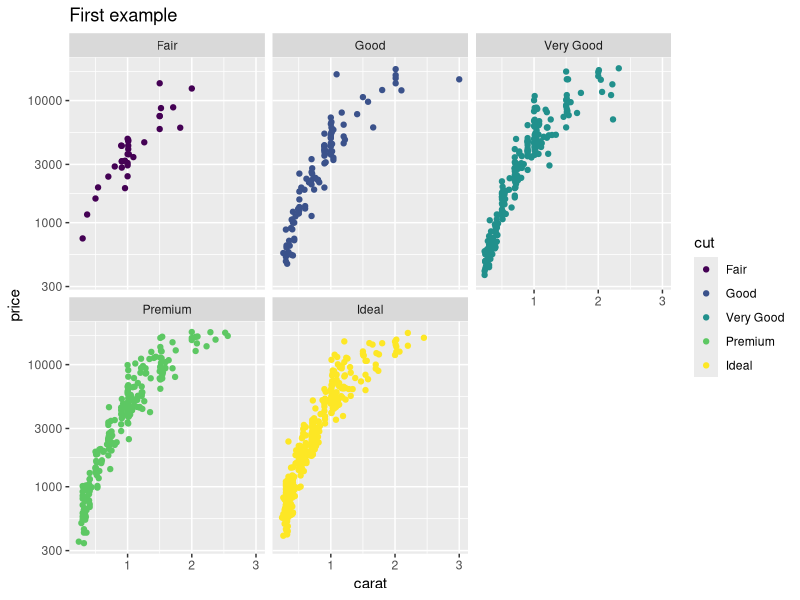

R code for this plot:
## ---- chunk 1
knitr::opts_chunk$set(echo = TRUE)
## ---- chunk 2
library(tidyverse)
set.seed(42)
small <- diamonds %>% sample_n(1000)
## ---- chunk 3
ggplot(small) + geom_point(aes(x = carat, y = price, colour = cut)) + scale_y_log10() + facet_wrap(~cut) + ggtitle("First example")
